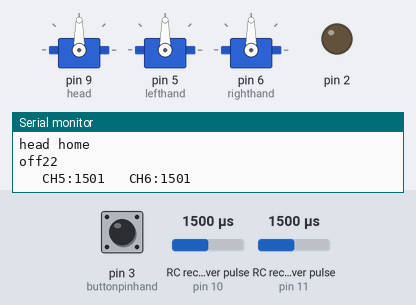
A sketch run on a simulated Arduino Uno, built with avr-gcc and run on an emulated ATmega328P. On the bench: 3 × servo, output pins drawn as LEDs (lit = HIGH), the last lines printed to the serial monitor. Wiring (inferred from the names in the program): 2 × RC receiver channel: data pin 10 / data pin 11. The test bench sets the inputs (shaded band); at power-on: RC receiver pulse (sensors on pin 10, pin 11) 1500 µs, pin 3 (buttonpinhand) HIGH.

Above: at 1.2 s.
1.3 s: RC receiver pulse (sensor on pin 10) set to 1271 µs
4.3 s: RC receiver pulse (sensor on pin 10) set to 1253 µs
At 5.7 s:
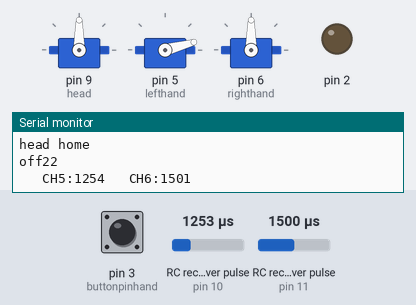
6.0 s: pin 3 (buttonpinhand) pulled LOW for 3.2 s
At 7.3 s:
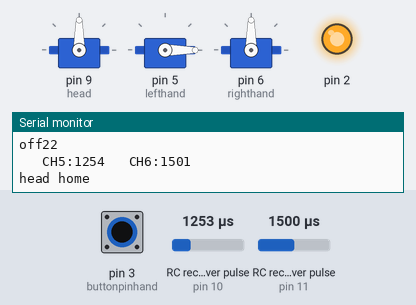
10.7 s: RC receiver pulse (sensor on pin 10) set to 1269 µs
At 13.5 s:
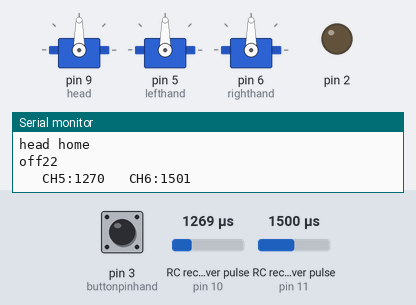
13.7 s: RC receiver pulse (sensor on pin 10) set to 1513 µs
15.2 s: RC receiver pulse (sensor on pin 10) set to 1527 µs
At 15.6 s:
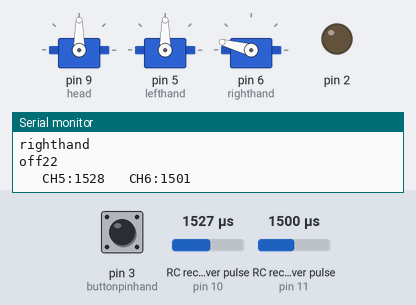
Timing chart, 0 to 17.7 s (numbered marks = the images above; inputs shaded):
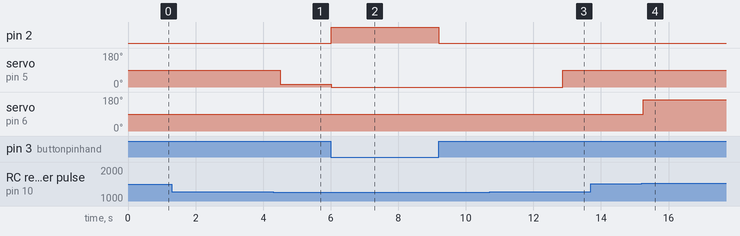

Measured:
- the behaviour switches between 1254 and 1253 µs on RC receiver pulse (sensor on pin 10) (found by bisection; images 0 and 1)
- the behaviour switches between 1268 and 1269 µs on RC receiver pulse (sensor on pin 10) (found by bisection; images 2 and 3)
- the behaviour switches between 1519 and 1520 µs on RC receiver pulse (sensor on pin 10) (found by bisection; images 3 and 4)
- after the input at 4.3 s, servo on pin 5 (lefthand): 90° → 15° after 0.20 s
- after the input at 6.0 s, pin 2: LOW → HIGH at once, → LOW 3.2 s later; servo on pin 5 (lefthand): 15° → 0° at once
- after the input at 10.7 s, servo on pin 5 (lefthand): 0° → 90° after 2.2 s
- after the input at 15.2 s, servo on pin 6 (righthand): 90° → 165° after 0.05 s

The sketch:

sbi_bot.ino
```cpp
//
//
//#include "CytronMotorDriver.h"
//
//#define CH1 6
//#define CH2 7
//#define CH3 8
//#define CH4 9
//
//
//// Configure the motor driver.
//CytronMD motor1(PWM_DIR, 2,22 );  // PWM 1 = Pin 3, DIR 1 = Pin 4.
//CytronMD motor2(PWM_DIR, 3, 23); // PWM 2 = Pin 9, DIR 2 = Pin 10.
//
//int buttonpinrc=4;
//
////-----------------------Channel Variables-----------------------------------------
//unsigned int ch4=0,ch2=0,ch3=0,ch1=0;
//
//void setup()
//{
//  Serial.begin(9600);
//  pinMode(buttonpinrc,INPUT);
//
//  pinMode(CH4,INPUT);
//  pinMode(CH2,INPUT);
//  pinMode(CH3,INPUT);
//  pinMode(CH1,INPUT);
//}
//
//
////==================================main function===========================================
//void loop()
//{
//int buttonstate =digitalRead(buttonpinrc);
//   if(buttonstate==LOW)
//  {
//    Serial.println("rc mode");
//    Check_Channel();
//      if (ch1 != 0 && ch2 != 0 && ch3 != 0 && ch4 != 0){
//        moment();
//      }
//      else{
//        Serial.println("stopline");
//        Stop();
//      }
//  }
//  else
//  {
//    Serial.println("off22");
//  pinMode(buttonpinrc,INPUT_PULLUP);
//
//  }
//}
```

hand.ino
```cpp
#include <Servo.h>
#define CH5 10
#define CH6 11
char receivedCommand;
Servo lefthand;
Servo righthand;
Servo head;
int buttonpinhand=3;
int pos;
unsigned int ch5=0,ch6=0;
void hand_shaking();
void setup()
{
  Serial.begin(9600);
  pinMode(buttonpinhand,INPUT);
  pinMode(2,OUTPUT);
    pinMode(CH5,INPUT);
  pinMode(CH6,INPUT);
   head.attach(9);
   lefthand.attach(5);
   righthand.attach(6);
}
void Check_Channel()
{
  ch6 =pulseIn(CH6,HIGH);
  ch5 = pulseIn(CH5,HIGH);

  Serial.print("   CH5:");Serial.print(ch5);
  Serial.print("   CH6:");Serial.println(ch6);
}

//==================================main function===========================================
void loop()
{
int buttonstate =digitalRead(buttonpinhand);
   if(buttonstate==LOW)
  {
    digitalWrite(2,HIGH);
    hand_shaking();
    lefthand.write(0);
    head.write(90);

  }
  else
  {
    Serial.println("off22");
  pinMode(buttonpinhand,INPUT_PULLUP);
  digitalWrite(2,LOW);
    Check_Channel();
    moment();

  }
}
```

hand_momont.ino
```cpp
void head_moment() {
  for (pos = 45; pos <= 135; pos += 1) { // goes from 0 degrees to 180 degrees
    // in steps of 1 degree // tell servo to go to position in variable 'pos'
    head.write(pos);
    delay(15);                       // waits 15 ms for the servo to reach the position
  }
  for (pos = 135; pos >= 45; pos -= 1) { // goes from 180 degrees to 0 degrees
    head.write(pos);            // tell servo to go to position in variable 'pos'
    delay(15);                       // waits 15 ms for the servo to reach the position
  }
}
void moment(){

 if(ch5>1520){
   Serial.println("righthand");
    lefthand.write(90);
    righthand.write(165);


  }
  else if (ch5 < 1250) {
    Serial.println("left");
       lefthand.write(15);
    righthand.write(90);
 }
 else if ((ch5 > 1270) && (ch5 < 1480)){
   righthand.write(90);
   lefthand.write(90);
 }

  else if(ch6>1000){
    Serial.println("head home");
    head.write(90);
  }
  else if(ch6<1000){
    Serial.println("head move");
    head_moment();
  }
  else{
    Serial.println("stop");
        lefthand.write(90);
    righthand.write(90);
    head.write(90);
  }
  // Variable to store the received command

}
void hand_shaking() {
  // Check if data is available to read from the Serial
  if (Serial.available() > 0) {
    // Read the incoming command
    receivedCommand = Serial.read();
    Serial.print("Received command: ");
    Serial.println(receivedCommand);

    // Handle the received command
    if (receivedCommand == 'f') {
      // Move the servo to the active position
      righthand.write(165);
      delay(300);
      righthand.write(175);
      delay(300);
      righthand.write(165);
      delay(300);
      righthand.write(175);
      delay(300);
      righthand.write(165);
      delay(300);
      righthand.write(90);
      Serial.println("Servo moved to active position");
    }
    else if (receivedCommand == 'h') {
      // Move the servo back to the home position
      righthand.write(90);
      Serial.println("Servo moved to home position");
    }
    else{
      righthand.write(90);
      Serial.println("Servo moved to home position");
    }
  }
}
```

main.ino
```cpp
//
//void moment(){
//
// if(ch2>1520){
//   Serial.println("for");
//    int Speed=map(ch2,1520 ,1820,100,200);
//    motor1.setSpeed(Speed);   // Motor 1 runs forward at 50% speed.
//    motor2.setSpeed(Speed);  // Motor 2 runs backward at 50% speed.
//
//  }
//  else if (ch2 < 1250) {
//    Serial.println("back");
//    int SpeedR = map(ch2, 1350, 1134, 120, 180); // Map the input value to speed range
//      motor1.setSpeed(-SpeedR);   // Motor 1 runs forward at 50% speed.
//      motor2.setSpeed(-SpeedR);  // Motor 2 runs backward at 50% speed.
//}
//
//  else if(ch4>1550){
//    Serial.println("right");
//    right();
//  }
//  else if(ch4<1350){
//    Serial.println("left");
//    left();
//  }
//  else{
//    Serial.println("stop");
//    Stop();
//  }
//}
//
//
//void right(){
//  motor1.setSpeed(-120);   // Motor 1 runs forward at 50% speed.
//  motor2.setSpeed(120);  // Motor 2 runs backward at 50% speed.
//  }
//void left(){
//  motor1.setSpeed(120);   // Motor 1 runs forward at 50% speed.
//  motor2.setSpeed(-120);  // Motor 2 runs backward at 50% speed.
//}
//void Stop(){
//  motor1.setSpeed(0);   // Motor 1 runs forward at 50% speed.
//  motor2.setSpeed(0);  // Motor 2 runs backward at 50% speed.
//
//}
```

rc.ino
```cpp
//void Check_Channel()
//{
//  ch4 =pulseIn(CH4,HIGH);
//  ch2 = pulseIn(CH2,HIGH);
//  ch3 =pulseIn(CH3,HIGH);
//  ch1 =pulseIn(CH1,HIGH);
//
//  Serial.print("   CH1:");Serial.print(ch1);
//  Serial.print("   CH2:");Serial.print(ch2);
//  Serial.print("   CH3:");Serial.print(ch3);
//  Serial.print("   CH4:");Serial.print(ch4);
//}
```
